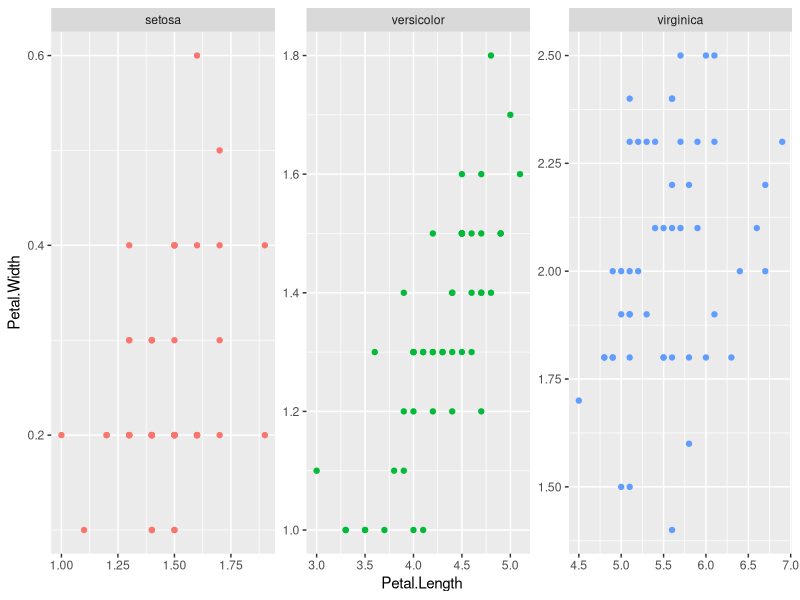

Generate this figure with R:
## ---- chunk 1
knitr::opts_chunk$set(echo = TRUE)
## ---- chunk 2

# Load necessary packages

library(tidyverse)

# Data to be used: iris (exists in R)

## ---- chunk 3

iris_scatter <- ggplot(iris, aes(x = Petal.Length, y = Petal.Width)) +
  geom_point(aes(color = Species)) +
  facet_wrap(~Species, scale = 'free') +
  theme(legend.position="none")

iris_scatter

